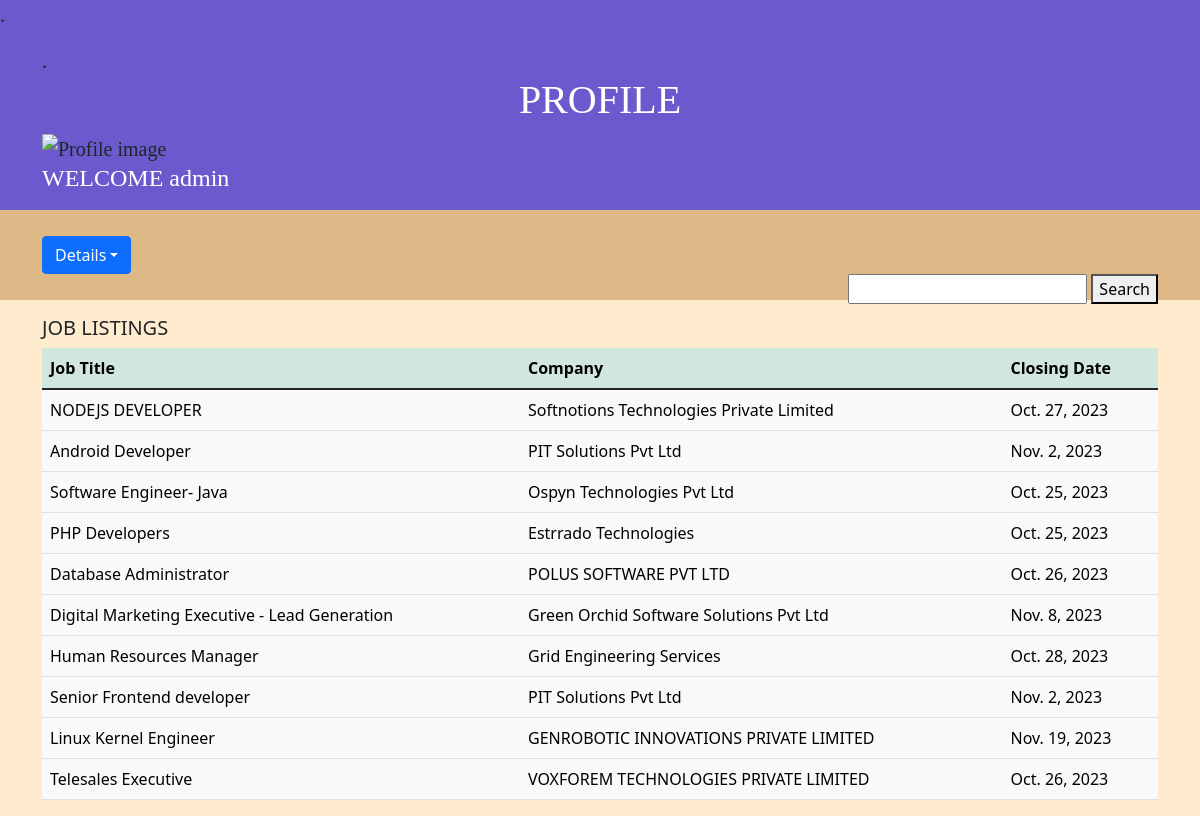
/profile/ (signed in), run on the app's committed database.
### myapp/models.py (models this page shows, shortened)
class Job(models.Model):
    job_name=models.CharField(max_length=50,blank=False,null=False)
    job_description=models.TextField(blank=False,null=False)
    company_name=models.CharField(max_length=50,blank=False,null=False)
    company_description=models.TextField(blank=False,null=False)
    closing_date=models.DateField(auto_now=False,auto_now_add=False)

### myapp/views.py (the view)
# urls.py: path('profile/',views.Profile,name="profile"),
@login_required(login_url='home')
@never_cache
def Profile(request):
      job = Job.objects.all()
      jobsearch=request.GET.get('job')
      if jobsearch!='' and jobsearch is not None:
         job=job.filter(job_name__icontains=jobsearch)
      context={'Job':job}
      return render(request,'profile.html',context)

### myapp/templates/profile.html (shortened to what this page needs)
<!DOCTYPE html>
<html>
    <head>
        <link rel="stylesheet" href="">
        <link href="https://cdn.jsdelivr.net/npm/bootstrap@5.1.3/dist/css/bootstrap.min.css" rel="stylesheet">
    </head>
    <body>
        <div class="heading">.
        <div class="container mt-3">.
            <h1 class="text-center">PROFILE</h1>
            <img src="https://encrypted-tbn0.gstatic.com/images?q=tbn:ANd9GcQHgwL4r2DN1qg91OOqIViiv0Uxw-9yqo-PiQ&usqp=CAU" alt="Profile image"width=50px>
            <h4 class="text-start">WELCOME {{ user.username }}</h4>
        </div>
    </div>
    <div class="special">
        <div class="container mt-3">
            <div class="btn-group">
                <div class="btn-group">
                 <button type="button" class="btn btn-primary dropdown-toggle" data-bs-toggle="dropdown">Details</button>
                </div>
            </div>
                <div class="text-end" ><form method="GET">
                    <input type="search"name="job">
                    <button type="submit">Search</button>
                </form>
              </div>
        </div>
    </div>
    <div class="container mt-3">
               <h5>JOB LISTINGS</h4>
        <table class="table table-hover">
            <thead class="table-success">
            <tr>
                <th>Job Title</th>
                <th>Company</th>
                <th>Closing Date</th>
            </tr>
          </thead>
          <tbody>
            {% for i in Job %}
            <tr class="table-light">
                <td>{{i.job_name}}</td>
                <td>{{i.company_name}}</td>
                <td>{{i.closing_date}}</td>
            </tr>
        {% endfor %}
          </tbody>
        </table>
    </div>
    </body>
</html>

### myapp/templates/profile.html (style rules this page uses)
body { background-color:blanchedalmond; }
.special { background-color: burlywood; height: 90px; padding: 10px; }
.heading { height: 210px; background-color:slateblue; font-family:Trebuchet MS; font-size:20px }
h1,h4 { color:white; }
* { margin: 0px; }

### data on the page
Job: job_name "NODEJS DEVELOPER", company_name "Softnotions Technologies Private Limited", closing_date "Oct. 27, 2023"
Job: job_name "Android Developer", company_name "PIT Solutions Pvt Ltd", closing_date "Nov. 2, 2023"
Job: job_name "Software Engineer- Java", company_name "Ospyn Technologies Pvt Ltd", closing_date "Oct. 25, 2023"
Job: job_name "PHP Developers", company_name "Estrrado Technologies", closing_date "Oct. 25, 2023"
Job: job_name "Database Administrator", company_name "POLUS SOFTWARE PVT LTD", closing_date "Oct. 26, 2023"
Job: job_name "Digital Marketing Executive - Lead Generation", company_name "Green Orchid Software Solutions Pvt Ltd", closing_date "Nov. 8, 2023"
Job: job_name "Human Resources Manager", company_name "Grid Engineering Services", closing_date "Oct. 28, 2023"
Job: job_name "Senior Frontend developer", company_name "PIT Solutions Pvt Ltd", closing_date "Nov. 2, 2023"
Job: job_name "Linux Kernel Engineer", company_name "GENROBOTIC INNOVATIONS PRIVATE LIMITED", closing_date "Nov. 19, 2023"
Job: job_name "Telesales Executive", company_name "VOXFOREM TECHNOLOGIES PRIVATE LIMITED", closing_date "Oct. 26, 2023"

### other printed values
{{ user.username }} "admin"
